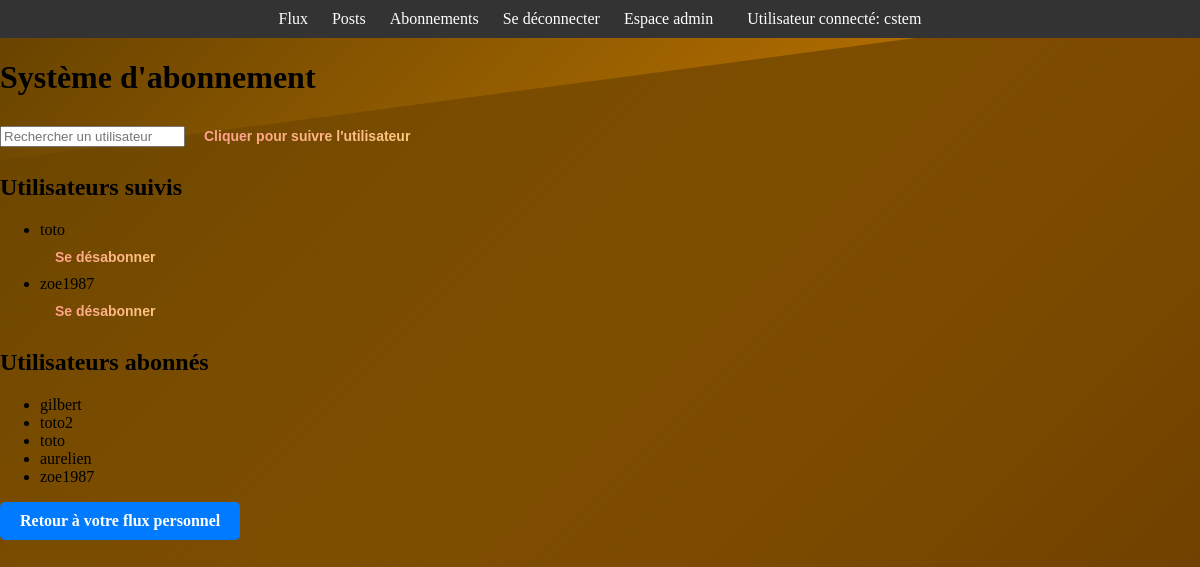
Before: /abonnements/ (signed in) with the older database file.
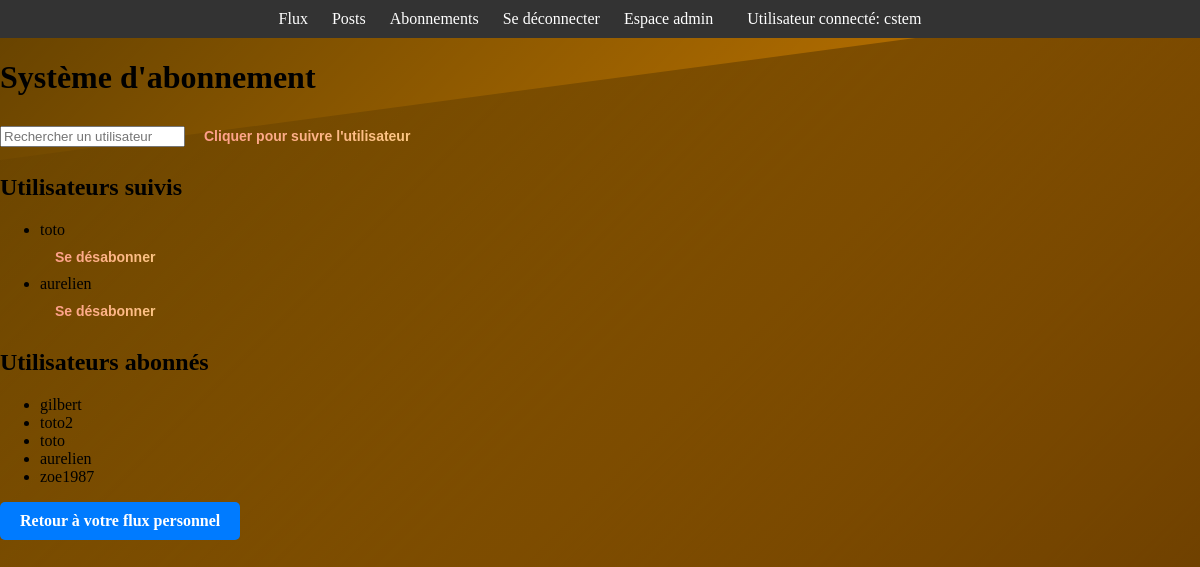
After: the same page with the newer database file.
### review/models.py (models this page shows, shortened)
class UserFollows(models.Model):
    follower = models.ForeignKey(settings.AUTH_USER_MODEL, on_delete=models.CASCADE, related_name='following')
    followed_user = models.ForeignKey(settings.AUTH_USER_MODEL, on_delete=models.CASCADE, related_name='followers')
    class Meta:
        unique_together = ('follower', 'followed_user')

### review/views.py (the view, shortened to what this page needs)
# urls.py: path('abonnements/', FollowUserView.as_view(), name='flux_utilisateurs'),
class FollowUserView(LoginRequiredMixin, FormView):
    template_name = 'review/flux_utilisateurs.html'
    form_class = FollowUserForm
    success_url = reverse_lazy('flux_utilisateurs')
    def get_context_data(self, **kwargs):
        context = super().get_context_data(**kwargs)
        context['utilisateurs_suivis'] = self.request.user.following.all()
        context['abonnes'] = self.request.user.followers.all()
        return context

### review/forms.py
class FollowUserForm(forms.Form):
    username = forms.CharField()

### review/context_processors.py (called while the page is built)
def display_helper(request):
    return {
        "DISPLAY_HELPER": settings.DISPLAY_HELPER,
    }

### review/templates/review/flux_utilisateurs.html (shortened to what this page needs)
{% extends 'skeleton.html' %}
{% block content %}
    <div class="post-block your-flux">
        <h1 class="scrollable-title">Système d'abonnement</h1>
        <form method="POST" action="{% url 'subscribe_user' %}">
            <input type="text" name="username" placeholder="Rechercher un utilisateur">
            <button type="submit">Cliquer pour suivre l'utilisateur</button>
        </form>
        <h2>Utilisateurs suivis</h2>
        <ul>
            {% for s_user in utilisateurs_suivis %}
                <li>
                    {{ s_user.followed_user.username }}
                    <form method="post" action="{% url 'unfollow_user' s_user.followed_user.username %}">
                        <button type="submit">Se désabonner</button>
                    </form>
                </li>
            {% endfor %}
        </ul>
        <h2>Utilisateurs abonnés</h2>
        <ul>
            {% for f_user in abonnes %}
                <li>{{ f_user.follower.username }}</li>
            {% endfor %}
        </ul>
        <a href="{% url 'posts' %}" class="back-button">Retour à votre flux personnel</a>
    </div>
{% endblock %}

Changed rows visible on the page:
removed UserFollows: followed_user.username "zoe1987", shown under "Utilisateurs suivis"
added UserFollows: followed_user.username "aurelien", shown under "Utilisateurs suivis"
